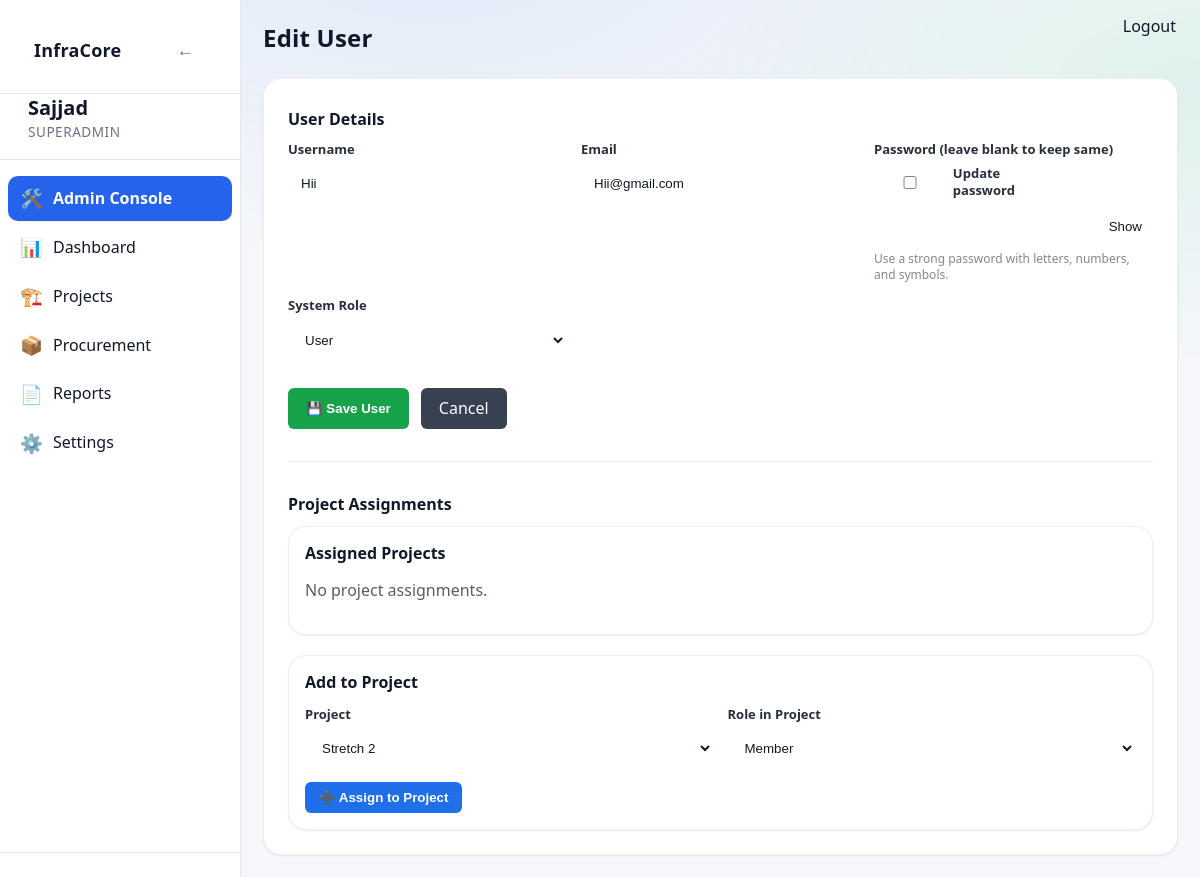
/admin/users/6/edit (signed in), run on an earlier commit of the app's database.
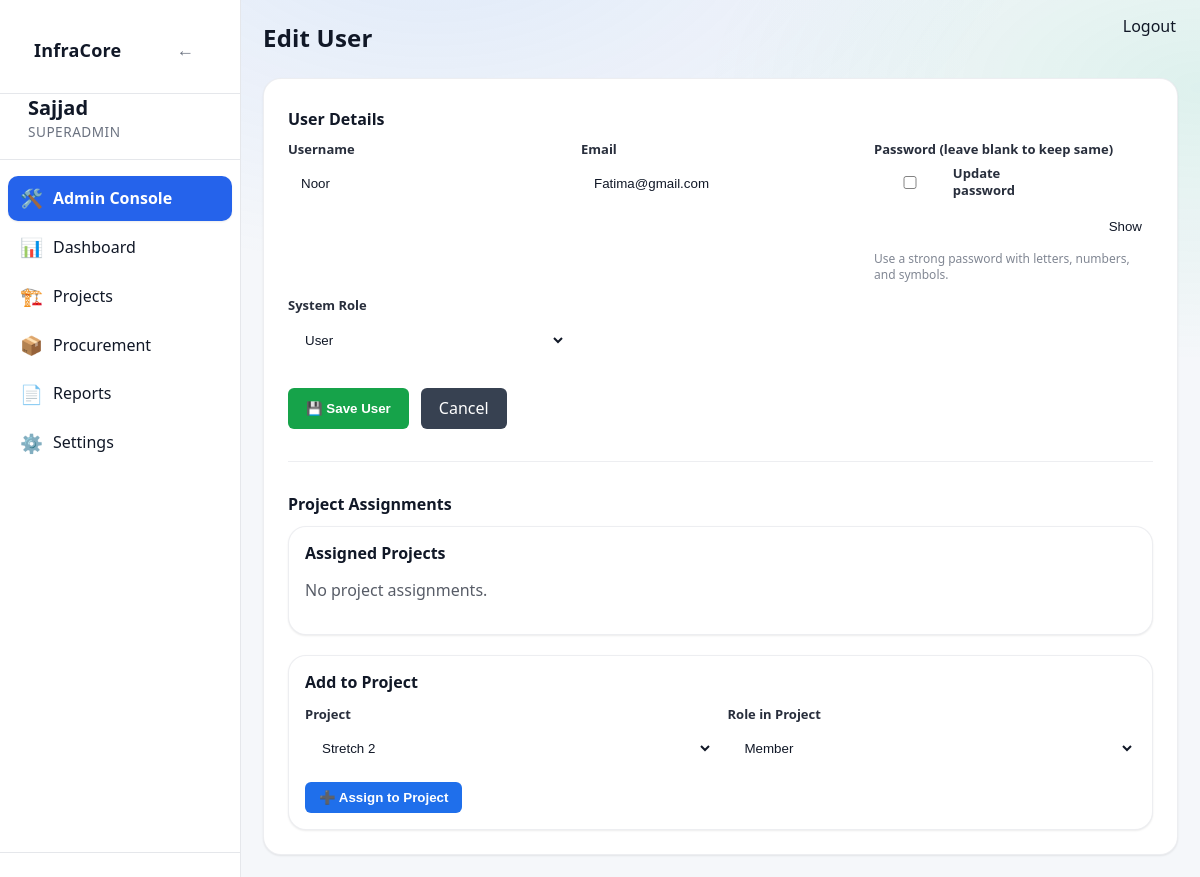
And on a later commit of the database.
### app/models/user.py (models this page shows)
class User(Base):
    __tablename__ = "users"
    id = Column(Integer, primary_key=True, index=True)
    username = Column(String, unique=True, index=True, nullable=False)
    password_hash = Column(String, nullable=False)
    email = Column(String(255), unique=True, index=True, nullable=True)
    role = Column(String, default="user")
    is_active = Column(Boolean, default=True, nullable=False)
    created_at = Column(DateTime, default=datetime.utcnow, nullable=False)
    updated_at = Column(
        DateTime,
        default=datetime.utcnow,
        onupdate=datetime.utcnow,
        nullable=False
    )

### app/routes/admin.py (the view)
@router.get("/users/{user_id}/edit", response_class=HTMLResponse)
def edit_user_page(
    user_id: int,
    request: Request,
    db: Session = Depends(get_db),
):
    admin = admin_guard(request)
    if not admin:
        return RedirectResponse("/dashboard", status_code=302)
    user_obj = db.query(User).filter(User.id == user_id).first()
    if not user_obj:
        return RedirectResponse("/admin/users", status_code=302)
    all_projects = (
        db.query(Project)
        .order_by(Project.name.asc())
        .all()
    )
    project_users = (
        db.query(ProjectUser)
        .filter(ProjectUser.user_id == user_id)
        .all()
    )
    html = templates.get_template("admin/user_form.html").render(
        request=request,
        title="Edit User",
        user_data=user_obj,
        project_users=project_users,
        all_projects=all_projects,
        user=admin,
    )
    return HTMLResponse(content=html)

### app/templates/admin/user_form.html (shortened to what this page needs)
{% extends "base.html" %}
{% block content %}
<div class="page-header" style="margin-bottom:24px">
    <h1 class="page-title">{{ title }}</h1>
</div>
<div class="card" style="max-width:1100px;margin:auto;padding:24px">
<form
    method="post"
    action="{% if user_data %}/admin/users/{{ user_data.id }}/update{% else %}/admin/users/create{% endif %}"
>
    <h3 class="section-title">User Details</h3>
    <div class="form-grid" style="margin-bottom:20px">
        <div>
            <label>Username</label>
            {% if user_data %}
                <input type="text" value="{{ user_data.username }}" disabled class="input-dark">
            {% else %}
                <input type="text" name="username" required class="input-dark">
            {% endif %}
        </div>
        <div>
            <label>Email</label>
            <input type="email" name="email" value="{{ user_data.email if user_data else '' }}" class="input-dark" autocomplete="off">
        </div>
        <div>
            <label>Password {% if user_data %}(leave blank to keep same){% endif %}</label>
            {% if user_data %}
            <div style="display:flex;gap:10px;align-items:center;margin-bottom:8px">
                <label style="display:flex;align-items:center;gap:8px;margin:0">
                    <input type="checkbox" id="updatePasswordToggle">
                    Update password
                </label>
            </div>
            {% endif %}
            <div class="password-row">
                <input type="password" name="password" id="passwordField" class="input-dark" {% if not user_data %}required{% endif %} {% if user_data %}disabled{% endif %}>
                <button type="button" class="btn-icon" id="togglePassword">Show</button>
            </div>
            <div class="help-text" style="margin-top:6px">Use a strong password with letters, numbers, and symbols.</div>
        </div>
        <div>
            <label>System Role</label>
            <select name="role" required class="input-dark">
                <option value="user" {% if user_data and user_data.role == "user" %}selected{% endif %}>
                    User
                </option>
            </select>
        </div>
    </div>
    <div style="margin-top:28px;display:flex;gap:12px">
        <button
            type="submit"
            style="
                background:#16a34a;
                color:#fff;
                padding:10px 18px;
                border:none;
                border-radius:6px;
                font-weight:600;
                cursor:pointer;
            ">
            💾 Save User
        </button>
        <a href="/admin/users"
           style="
               background:#374151;
               color:#fff;
               padding:10px 18px;
               border-radius:6px;
               text-decoration:none;
               font-weight:500;
           ">
            Cancel
        </a>
    </div>
</form>
{% if user_data %}
<hr style="margin:32px 0">
<h3 class="section-title">Project Assignments</h3>
<div class="card" style="margin-bottom:20px;padding:16px">
    <h4 style="margin-top:0;margin-bottom:12px">Assigned Projects</h4>
    {% if project_users %}
    <table class="table">
        <thead>
            <tr>
                <th>Project</th>
                <th style="width:160px">Role</th>
                <th style="width:120px">Action</th>
            </tr>
        </thead>
        <tbody>
        {% for pu in project_users %}
            <tr>
                <td><strong>{{ pu.project.name }}</strong></td>
                <td>
                    <span class="badge badge-info">
                        {{ pu.role_in_project|capitalize }}
                    </span>
                </td>
                <td>
                    <form
                        method="post"
                        action="/admin/projects/{{ pu.project_id }}/users/{{ user_data.id }}/remove"
                    >
                        <button
                            style="
                                background:#dc2626;
                                color:#fff;
                                padding:5px 10px;
                                border:none;
                                border-radius:5px;
                                cursor:pointer;
                            ">
                            Remove
                        </button>
                    </form>
                </td>
            </tr>
        {% endfor %}
        </tbody>
    </table>
    {% else %}
        <p style="opacity:0.7">No project assignments.</p>
    {% endif %}
</div>
<div class="card" style="padding:16px">
    <h4 style="margin-top:0;margin-bottom:12px">Add to Project</h4>
    <form method="post" action="/admin/projects/assign-user">
        <div class="form-grid">
            <div>
                <label>Project</label>
                <select name="project_id" required class="input-dark">
                    {% for p in all_projects %}
                        <option value="{{ p.id }}">{{ p.name }}</option>
                    {% endfor %}
                </select>
            </div>
            <div>
                <label>Role in Project</label>
                <select name="role_in_project" class="input-dark">
                    <option value="member" selected>Member</option>
                </select>
            </div>
        </div>
        <div style="margin-top:14px">
            <button
                type="submit"
                style="
                    background:#1f6feb;
                    color:#fff;
                    padding:8px 14px;
                    border:none;
                    border-radius:6px;
                    font-weight:600;
                    cursor:pointer;
                ">
                ➕ Assign to Project
            </button>
        </div>
    </form>
</div>
{% endif %}
</div>
{% endblock %}

### app/templates/base.html (shortened to what this page needs)
<!DOCTYPE html>
<html lang="en">
<head>
    <link rel="stylesheet" href="/static/css/style.css">
    <link rel="stylesheet" href="/static/css/ui_v2.css">
</head>
<body>
<div class="layout">
    <aside class="sidebar" id="sidebar">
        <div class="sidebar-header">
            <div class="sidebar-header-row">
                <h2 class="sidebar-title">InfraCore</h2>
                <button id="sidebarHideBtn" class="sidebar-toggle-btn" aria-label="Hide sidebar">←</button>
            </div>
        </div>
        {% if user is defined and user is not none %}
        <div class="sidebar-user">
            <strong class="sidebar-username">{{ user["username"] }}</strong>
            <span class="sidebar-role">
                {% if user["role"] == "superadmin" %}
                    SUPERADMIN
                {% else %}
                    {{ user["role"] | upper }}
                {% endif %}
            </span>
        </div>
        <nav class="sidebar-nav">
            {% if user["role"] == "superadmin" %}
                <a href="/admin/users" class="{% if request.url.path.startswith('/admin') %}active{% endif %}"><span class="icon">🛠️</span>Admin Console</a>
                <a href="/dashboard" class="{% if request.url.path == '/dashboard' %}active{% endif %}"><span class="icon">📊</span>Dashboard</a>
                <a href="/projects" class="{% if request.url.path.startswith('/projects') %}active{% endif %}"><span class="icon">🏗️</span>Projects</a>
                <a href="/procurement" class="{% if request.url.path.startswith('/procurement') %}active{% endif %}"><span class="icon">📦</span>Procurement</a>
                <a href="/reports" class="{% if request.url.path.startswith('/reports') %}active{% endif %}"><span class="icon">📄</span>Reports</a>
                <a href="/settings" class="{% if request.url.path == '/settings' %}active{% endif %}"><span class="icon">⚙️</span>Settings</a>
            {% else %}
                <a href="/dashboard" class="{% if request.url.path == '/dashboard' %}active{% endif %}"><span class="icon">📊</span>Dashboard</a>
            {% endif %}
        </nav>
        <div class="sidebar-footer"></div>
        {% endif %}
    </aside>
        <a href="/logout" class="logout-top-btn" style="position:fixed;top:16px;right:24px;z-index:4000;">Logout</a>
    <main class="main">
        <div class="container">
            {% block content %}{% endblock %}
        </div>
    </main>
</div>
</body>
</html>

### static/css/style.css (style rules this page uses)
body { font-family: Arial, Helvetica, sans-serif; margin: 0; background-color: var(--bg); color: var(--text); }
.container { padding: 20px; }
input, select, textarea { padding: 6px; border-radius: 4px; border: 1px solid var(--border); background: var(--card); color: var(--text); }
button, .button { padding: 6px 12px; border-radius: 4px; border: none; cursor: pointer; background: var(--btn); color: white; text-decoration: none; }
:root { --bg: #f5f7fa; --bg-secondary: #ffffff; --bg-primary: #f5f7fa; --text: #111827; --text-muted: #6b7280; --card: #ffffff; --nav: #1f2937; --border: #e5e7eb; --border-color: #e5e7eb; --btn: #2563eb; --hover-bg: rgba(37, 99, 235, 0.1); --accent-color: #2563eb; }
html, body, table, th, td, input, select, textarea, button, .button { transition: background-color 0.3s ease, color 0.3s ease, border-color 0.3s ease; }
.layout { display: flex; min-height: 100vh; }
.sidebar { width: 240px; background: var(--bg-secondary); border-right: 1px solid var(--border-color); display: flex; flex-direction: column; }
.sidebar-header { padding: 16px; font-size: 18px; font-weight: bold; border-bottom: 1px solid var(--border-color); }
.sidebar-user { padding: 12px 16px; border-bottom: 1px solid var(--border-color); font-size: 14px; }
.sidebar-nav { flex: 1; padding: 8px; }
.sidebar-nav a { display: block; padding: 10px 12px; margin-bottom: 4px; border-radius: 6px; color: var(--text); text-decoration: none; }
.sidebar-nav a.active { background: var(--accent-color); color: #ffffff; font-weight: 600; }
.sidebar-footer { padding: 12px; border-top: 1px solid var(--border-color); }
.main { flex: 1; background: var(--bg-primary); }
.page-title { margin-bottom: 20px; font-size: 26px; font-weight: 600; }
.section-title { margin: 30px 0 12px; font-size: 18px; font-weight: 600; }
.card { background: var(--card); border-radius: 10px; padding: 16px; box-shadow: 0 4px 12px rgba(0,0,0,0.06); }
.form-grid { display: grid; grid-template-columns: repeat(auto-fit, minmax(240px, 1fr)); gap: 16px; }
.form-grid label { font-size: 13px; opacity: 0.9; }
.form-grid input { width: 100%; }

### app/templates/base.html (style rules this page uses)
a, a:visited { color: var(--text); text-decoration: none; }
label { color: var(--text); font-weight: 600; margin-bottom: 6px; }
.section-title { font-size: 16px; color: var(--text); font-weight: 700; }
.help-text { font-size: 12px; color: var(--text-muted); margin-top: 6px; }
.form-grid { display: grid; grid-template-columns: repeat(auto-fit, minmax(240px, 1fr)); gap: 14px; }

### app/templates/admin/user_form.html (style rules this page uses)
.input-dark { background:rgba(255,255,255,0.03); border:1px solid rgba(255,255,255,0.08); color:var(--text-primary); }
.input-dark option { background:#0b1020;color:var(--text-primary) }
select.input-dark option { background:#0b1020;color:var(--text-primary) }
.password-row { display:flex;gap:8px;align-items:center }
.btn-icon { background:rgba(255,255,255,0.06);border:1px solid rgba(255,255,255,0.08);color:var(--text-primary);padding:8px 10px;border-radius:6px;cursor:pointer }

What changed in the data, as far as the page shows it:
changed User "User": username "Hii" → "Noor"; email "Hii@gmail.com" → "Fatima@gmail.com"
